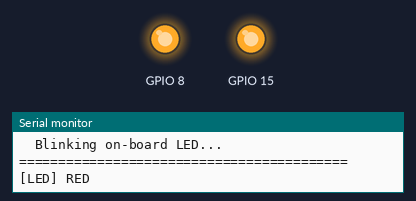
Bench run of a sketch on a simulated ESP32-C6. Parts: output pins drawn as LEDs (lit = HIGH), the last lines printed to the serial monitor.

Above: at 1.2 s.
At 5.5 s:
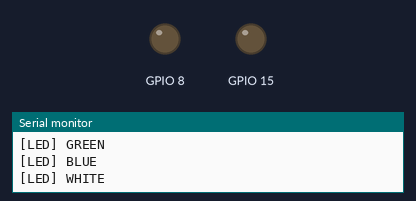
Timing chart, 0 to 6.8 s (numbered marks = the images above):
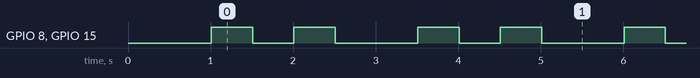

The sketch:

blink_esp32c6.ino
```cpp
/*
 * blink_esp32c6.ino
 * =================
 * Verification and Blink test for ESP32-C6-WROOM-1 Dev Module.
 * - Controls the on-board WS2812 RGB LED (GPIO 8 / RGB_BUILTIN)
 * - Controls standard digital LED pins (LED_BUILTIN, GPIO 15)
 * - Outputs status to Serial at 115200 baud
 */

void setup() {
    Serial.begin(115200);
    delay(1000);

    Serial.println("\n==========================================");
    Serial.println("  ESP32-C6 HARDWARE VERIFIED & READY!");
    Serial.println("  Blinking on-board LED...");
    Serial.println("==========================================");

    // Setup digital LED pins if present
    pinMode(8, OUTPUT);
    pinMode(15, OUTPUT);
}

void loop() {
    // 1. Red
    Serial.println("[LED] RED");
    rgbLedWrite(RGB_BUILTIN, 128, 0, 0);  // RGB Red
    digitalWrite(8, HIGH);
    digitalWrite(15, HIGH);
    delay(500);

    // 2. Green
    Serial.println("[LED] GREEN");
    rgbLedWrite(RGB_BUILTIN, 0, 128, 0);  // RGB Green
    digitalWrite(8, LOW);
    digitalWrite(15, LOW);
    delay(500);

    // 3. Blue
    Serial.println("[LED] BLUE");
    rgbLedWrite(RGB_BUILTIN, 0, 0, 128);  // RGB Blue
    digitalWrite(8, HIGH);
    digitalWrite(15, HIGH);
    delay(500);

    // 4. White
    Serial.println("[LED] WHITE");
    rgbLedWrite(RGB_BUILTIN, 128, 128, 128); // RGB White
    digitalWrite(8, LOW);
    digitalWrite(15, LOW);
    delay(500);

    // Off
    rgbLedWrite(RGB_BUILTIN, 0, 0, 0);
    delay(500);
}
```

Measured:
- by itself, GPIO 8, GPIO 15: repeats every 2.5 s: LOW 0.50 s, HIGH 0.50 s, LOW 1.0 s, HIGH 0.50 s
- by itself, everything shown: repeats every 2.5 s, in 4 steps
